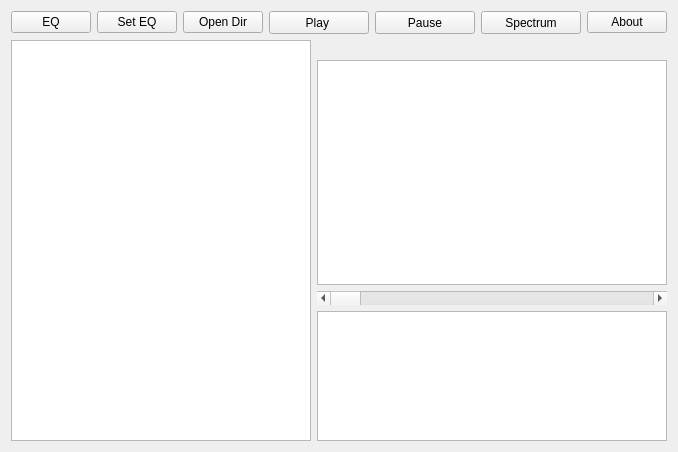
<?xml version="1.0" encoding="UTF-8"?>
<ui version="4.0">
 <class>VrokMain</class>
 <widget class="QMainWindow" name="VrokMain">
  <property name="geometry">
   <rect>
    <x>0</x>
    <y>0</y>
    <width>660</width>
    <height>452</height>
   </rect>
  </property>
  <property name="windowTitle">
   <string>VrokMain</string>
  </property>
  <widget class="QWidget" name="centralWidget">
   <layout class="QVBoxLayout" name="verticalLayout">
    <item>
     <layout class="QHBoxLayout" name="horizontalLayout" stretch="1,1,1,1,1,1,1">
      <property name="sizeConstraint">
       <enum>QLayout::SetMinimumSize</enum>
      </property>
      <item>
       <widget class="QPushButton" name="btnEQt">
        <property name="sizePolicy">
         <sizepolicy hsizetype="Maximum" vsizetype="Fixed">
          <horstretch>0</horstretch>
          <verstretch>0</verstretch>
         </sizepolicy>
        </property>
        <property name="text">
         <string>EQ</string>
        </property>
        <property name="checkable">
         <bool>true</bool>
        </property>
        <property name="checked">
         <bool>false</bool>
        </property>
       </widget>
      </item>
      <item>
       <widget class="QPushButton" name="btnEQ">
        <property name="sizePolicy">
         <sizepolicy hsizetype="Maximum" vsizetype="Fixed">
          <horstretch>0</horstretch>
          <verstretch>0</verstretch>
         </sizepolicy>
        </property>
        <property name="text">
         <string>Set EQ</string>
        </property>
       </widget>
      </item>
      <item>
       <widget class="QPushButton" name="btnOpenDir">
        <property name="sizePolicy">
         <sizepolicy hsizetype="Maximum" vsizetype="Fixed">
          <horstretch>0</horstretch>
          <verstretch>0</verstretch>
         </sizepolicy>
        </property>
        <property name="text">
         <string>Open Dir</string>
        </property>
       </widget>
      </item>
      <item>
       <widget class="QPushButton" name="btnPlay">
        <property name="sizePolicy">
         <sizepolicy hsizetype="Minimum" vsizetype="Fixed">
          <horstretch>0</horstretch>
          <verstretch>0</verstretch>
         </sizepolicy>
        </property>
        <property name="minimumSize">
         <size>
          <width>100</width>
          <height>23</height>
         </size>
        </property>
        <property name="maximumSize">
         <size>
          <width>16777215</width>
          <height>16777215</height>
         </size>
        </property>
        <property name="text">
         <string>Play </string>
        </property>
        <property name="flat">
         <bool>false</bool>
        </property>
       </widget>
      </item>
      <item>
       <widget class="QPushButton" name="btnPause">
        <property name="sizePolicy">
         <sizepolicy hsizetype="Minimum" vsizetype="Fixed">
          <horstretch>0</horstretch>
          <verstretch>0</verstretch>
         </sizepolicy>
        </property>
        <property name="minimumSize">
         <size>
          <width>100</width>
          <height>23</height>
         </size>
        </property>
        <property name="maximumSize">
         <size>
          <width>16777215</width>
          <height>16777215</height>
         </size>
        </property>
        <property name="text">
         <string>Pause</string>
        </property>
       </widget>
      </item>
      <item>
       <widget class="QPushButton" name="btnSpec">
        <property name="sizePolicy">
         <sizepolicy hsizetype="Maximum" vsizetype="Fixed">
          <horstretch>0</horstretch>
          <verstretch>0</verstretch>
         </sizepolicy>
        </property>
        <property name="minimumSize">
         <size>
          <width>100</width>
          <height>23</height>
         </size>
        </property>
        <property name="maximumSize">
         <size>
          <width>16777215</width>
          <height>16777215</height>
         </size>
        </property>
        <property name="text">
         <string>Spectrum</string>
        </property>
        <property name="checkable">
         <bool>true</bool>
        </property>
        <property name="checked">
         <bool>false</bool>
        </property>
       </widget>
      </item>
      <item>
       <widget class="QPushButton" name="btnAbout">
        <property name="sizePolicy">
         <sizepolicy hsizetype="Maximum" vsizetype="Fixed">
          <horstretch>0</horstretch>
          <verstretch>0</verstretch>
         </sizepolicy>
        </property>
        <property name="text">
         <string>About</string>
        </property>
       </widget>
      </item>
     </layout>
    </item>
    <item>
     <layout class="QHBoxLayout" name="horizontalLayout_2">
      <item>
       <widget class="QListView" name="lvQueue">
        <property name="minimumSize">
         <size>
          <width>300</width>
          <height>0</height>
         </size>
        </property>
        <property name="maximumSize">
         <size>
          <width>300</width>
          <height>16777215</height>
         </size>
        </property>
        <property name="editTriggers">
         <set>QAbstractItemView::NoEditTriggers</set>
        </property>
        <property name="selectionMode">
         <enum>QAbstractItemView::ExtendedSelection</enum>
        </property>
       </widget>
      </item>
      <item>
       <layout class="QVBoxLayout" name="verticalLayout_2">
        <item>
         <widget class="QLabel" name="lblDisplay">
          <property name="contextMenuPolicy">
           <enum>Qt::NoContextMenu</enum>
          </property>
          <property name="text">
           <string/>
          </property>
         </widget>
        </item>
        <item>
         <widget class="QListView" name="lvFiles">
          <property name="horizontalScrollBarPolicy">
           <enum>Qt::ScrollBarAlwaysOff</enum>
          </property>
          <property name="editTriggers">
           <set>QAbstractItemView::NoEditTriggers</set>
          </property>
          <property name="selectionMode">
           <enum>QAbstractItemView::ExtendedSelection</enum>
          </property>
         </widget>
        </item>
        <item>
         <widget class="QScrollBar" name="sbFolderSeek">
          <property name="orientation">
           <enum>Qt::Horizontal</enum>
          </property>
         </widget>
        </item>
        <item>
         <widget class="QGraphicsView" name="gvDisplay">
          <property name="sizePolicy">
           <sizepolicy hsizetype="Expanding" vsizetype="Fixed">
            <horstretch>0</horstretch>
            <verstretch>0</verstretch>
           </sizepolicy>
          </property>
          <property name="minimumSize">
           <size>
            <width>0</width>
            <height>130</height>
           </size>
          </property>
          <property name="maximumSize">
           <size>
            <width>16777215</width>
            <height>130</height>
           </size>
          </property>
         </widget>
        </item>
       </layout>
      </item>
     </layout>
    </item>
   </layout>
  </widget>
 </widget>
 <layoutdefault spacing="6" margin="11"/>
 <resources/>
 <connections/>
 <slots>
  <slot>onPlayClicked()</slot>
 </slots>
</ui>
